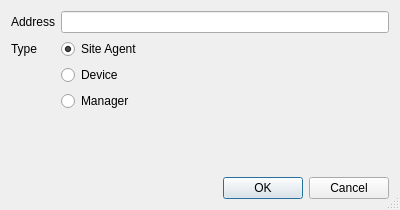
<?xml version="1.0" encoding="UTF-8"?>
<ui version="4.0">
 <class>cqp::ConnectDialog</class>
 <widget class="QDialog" name="cqp::ConnectDialog">
  <property name="geometry">
   <rect>
    <x>0</x>
    <y>0</y>
    <width>400</width>
    <height>210</height>
   </rect>
  </property>
  <property name="windowTitle">
   <string>Dialog</string>
  </property>
  <property name="sizeGripEnabled">
   <bool>true</bool>
  </property>
  <property name="modal">
   <bool>true</bool>
  </property>
  <layout class="QFormLayout" name="formLayout">
   <item row="0" column="0">
    <widget class="QLabel" name="addressLbl">
     <property name="text">
      <string>Address</string>
     </property>
    </widget>
   </item>
   <item row="0" column="1">
    <widget class="QLineEdit" name="address">
     <property name="clearButtonEnabled">
      <bool>true</bool>
     </property>
    </widget>
   </item>
   <item row="1" column="0">
    <widget class="QLabel" name="typeLbl">
     <property name="text">
      <string>Type</string>
     </property>
    </widget>
   </item>
   <item row="1" column="1">
    <widget class="QRadioButton" name="typeSite">
     <property name="text">
      <string>Site Agent</string>
     </property>
     <property name="checked">
      <bool>true</bool>
     </property>
     <attribute name="buttonGroup">
      <string notr="true">serviceGroup</string>
     </attribute>
    </widget>
   </item>
   <item row="2" column="1">
    <widget class="QRadioButton" name="typeDevice">
     <property name="text">
      <string>Device</string>
     </property>
     <attribute name="buttonGroup">
      <string notr="true">serviceGroup</string>
     </attribute>
    </widget>
   </item>
   <item row="3" column="1">
    <widget class="QRadioButton" name="typeManager">
     <property name="text">
      <string>Manager</string>
     </property>
     <attribute name="buttonGroup">
      <string notr="true">serviceGroup</string>
     </attribute>
    </widget>
   </item>
   <item row="5" column="0" colspan="2">
    <widget class="QDialogButtonBox" name="buttonBox">
     <property name="orientation">
      <enum>Qt::Horizontal</enum>
     </property>
     <property name="standardButtons">
      <set>QDialogButtonBox::Cancel|QDialogButtonBox::Ok</set>
     </property>
    </widget>
   </item>
   <item row="4" column="0">
    <spacer name="verticalSpacer">
     <property name="orientation">
      <enum>Qt::Vertical</enum>
     </property>
     <property name="sizeHint" stdset="0">
      <size>
       <width>20</width>
       <height>40</height>
      </size>
     </property>
    </spacer>
   </item>
  </layout>
 </widget>
 <resources/>
 <connections>
  <connection>
   <sender>buttonBox</sender>
   <signal>accepted()</signal>
   <receiver>cqp::ConnectDialog</receiver>
   <slot>accept()</slot>
   <hints>
    <hint type="sourcelabel">
     <x>248</x>
     <y>254</y>
    </hint>
    <hint type="destinationlabel">
     <x>157</x>
     <y>274</y>
    </hint>
   </hints>
  </connection>
  <connection>
   <sender>buttonBox</sender>
   <signal>rejected()</signal>
   <receiver>cqp::ConnectDialog</receiver>
   <slot>reject()</slot>
   <hints>
    <hint type="sourcelabel">
     <x>316</x>
     <y>260</y>
    </hint>
    <hint type="destinationlabel">
     <x>286</x>
     <y>274</y>
    </hint>
   </hints>
  </connection>
 </connections>
 <buttongroups>
  <buttongroup name="serviceGroup"/>
 </buttongroups>
</ui>
